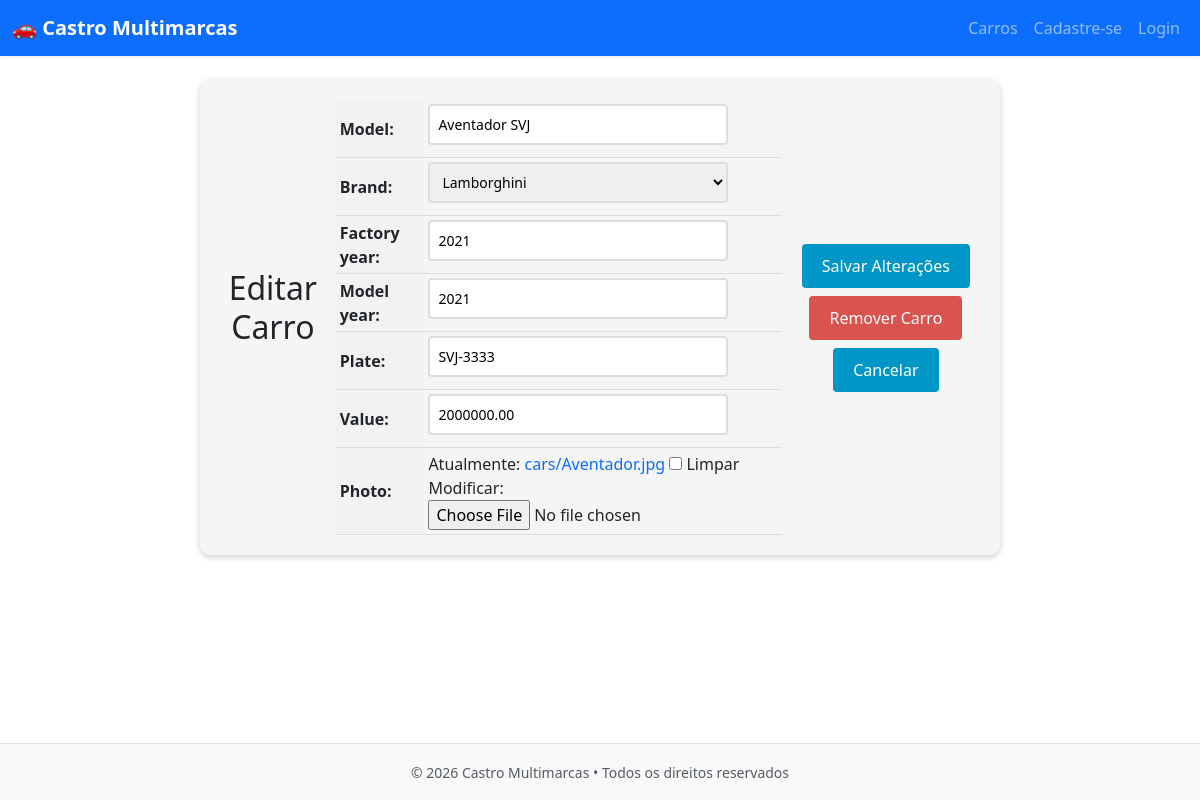
Page /car/13/update/ on the committed database.
### cars/models.py (models this page shows, shortened)
class Car(models.Model):
    id = models.AutoField(primary_key=True)
    model = models.CharField(max_length=100)
    brand = models.ForeignKey(Brand, on_delete=models.PROTECT, related_name='car_brand')
    factory_year = models.IntegerField(blank=True, null=True)
    model_year = models.IntegerField(blank=True, null=True)
    plate = models.CharField(max_length=20, blank=True, null=True)
    value = models.DecimalField(blank=True, null=True, max_digits=10, decimal_places=2)
    photo = models.ImageField(upload_to='cars/', blank=True, null=True)

### cars/views.py (the view, shortened to what this page needs)
# urls.py: path('car/<int:pk>/update/', CarUpdateView.as_view(), name='car_update'),
class CarUpdateView(UpdateView):
    model = Car
    form_class = CarModelForm
    template_name = 'car_update.html'

### cars/forms.py (shortened to what this page needs)
class CarModelForm(forms.ModelForm):
    class Meta:
        model = Car
        fields = '__all__'

### cars/models.py (called while the page is built)
    def __str__(self):
        return self.name

### cars/templates/car_update.html (shortened to what this page needs)
{% extends "base.html" %}
{% block content %}
  <form method="post" enctype="multipart/form-data">
    <h1>Editar Carro</h1>
    <table>
      {{ form.as_table }}
    </table>
    <div>
      <div class="buttons-container">
        <input type="submit" value="Salvar Alterações" class="btn btn-primary">
        <a href="{% url 'car_delete' pk=object.pk %}" class="btn btn-danger">Remover Carro</a>
        <a href="{% url 'cars_list' %}" class="btn btn-secondary">Cancelar</a>
      </div>
    </div>
  </form>
{% endblock %}

### cars/static/css/style.css (style rules this page uses)
form { display: flex; justify-content: center; align-items: center; margin: 25px 0; gap: 10px; }
input[type="text"] { padding: 10px; font-size: 16px; border: 2px solid #e3e1e1; border-radius: 6px; width: 250px; }

### cars/templates/car_update.html (style rules this page uses)
form { max-width: 800px; margin: 0 auto; padding: 20px; background-color: #f5f5f5; border-radius: 10px; box-shadow: 0 2px 6px rgba(0, 0, 0, 0.2); }
form h1 { font-size: 2rem; margin-bottom: 20px; text-align: center; }
table { margin: 0 auto; border-collapse: collapse; width: 100%; max-width: 600px; }
th, td { padding: 4px; text-align: left; border-bottom: 1px solid #ddd; }
th { background-color: #f2f2f2; }
input[type="text"], input[type="number"], select, textarea { padding: 8px; font-size: 14px; border: 2px solid #ddd; border-radius: 4px; width: 100%; max-width: 300px; margin-bottom: 8px; transition: border-bottom-color 0.3s ease-in-out; }
.btn { background-color: #0096c7; color: #fff; border: none; padding: 10px 20px; font-size: 16px; border-radius: 4px; cursor: pointer; transition: background-color 0.3s ease-in-out; }
.buttons-container { display: flex; flex-direction: column; justify-content: center; align-items: center; margin-top: 20px; margin-bottom: 20px; gap: 8px; }
.btn { display: inline-block; background-color: #0096c7; color: #fff; border: none; padding: 10px 20px; font-size: 16px; border-radius: 4px; cursor: pointer; transition: background-color 0.3s ease-in-out; margin: 0 10px; }
.btn-danger { background-color: #d9534f; text-decoration: none !important; }
a { text-decoration: none !important; }

### rows in the picture
Car: model "Aventador SVJ", brand "Lamborghini", factory_year "2021", model_year "2021", plate "SVJ-3333", value "2000000.00"
